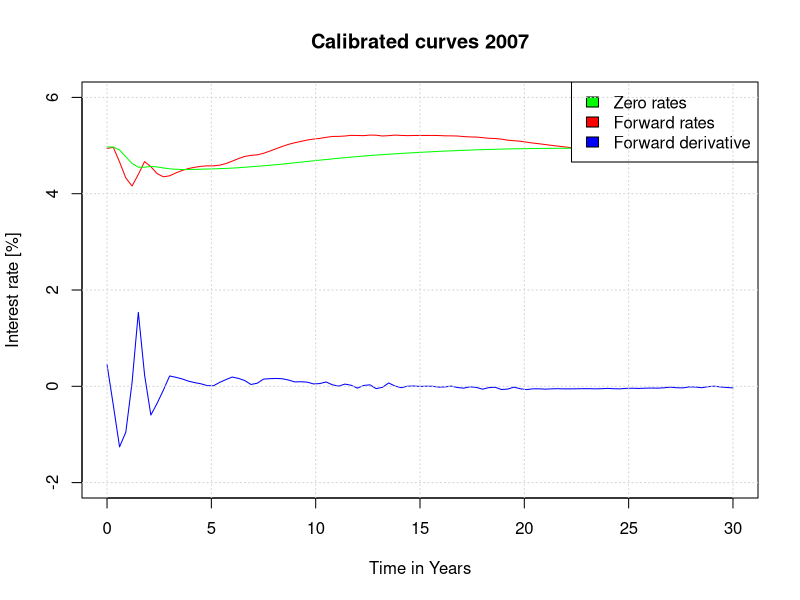

Generate this figure with R:
#Imports zero rates and ZCB prices

Rente_data<-read.csv2('Interest rate data 2007.csv', header = T)

zero_rates<-Rente_data[[2]]
maturity<-Rente_data[[1]]
ZCB<-Rente_data[[3]]

#Makes cubic splines

cubic_rates<-splinefun(maturity,zero_rates)
cubic_ZCB<-splinefun(maturity,ZCB)

#####Instantaouses Forward curve######
eps<-0.0001

cubic_forward<-function(x)
{
  return( -(log(cubic_ZCB(x+eps))-log(cubic_ZCB(x)))/eps *100)
}

###Forward derivative curve

forward_deriv<-function(x)
{
  (cubic_forward(x+eps)-cubic_forward(x))/eps
}

####Plots calibrated curves


plot(forward_deriv,
     xlim=c(0,30),
     ylim=c(-2,6),
     col='blue',
     xlab="Time in Years",
     ylab="Interest rate [%]",
     main="Calibrated curves 2007")
plot(cubic_forward,
     add=T,
     xlim=c(0,30),
     ylim=c(-1,1.5),
     col='red')
plot(cubic_rates,
     add=T,
     xlim=c(0,30),
     ylim=c(-1,2.5),
     col='green')
# plot(cubic_ZCB,
#      add=T,
#      xlim=c(0,30),
#      ylim=c(-1,2.5),
#      col='black')
legend("topright",
       c("Zero rates","Forward rates","Forward derivative"),
       fill=c("green","red","blue")
)
grid()
